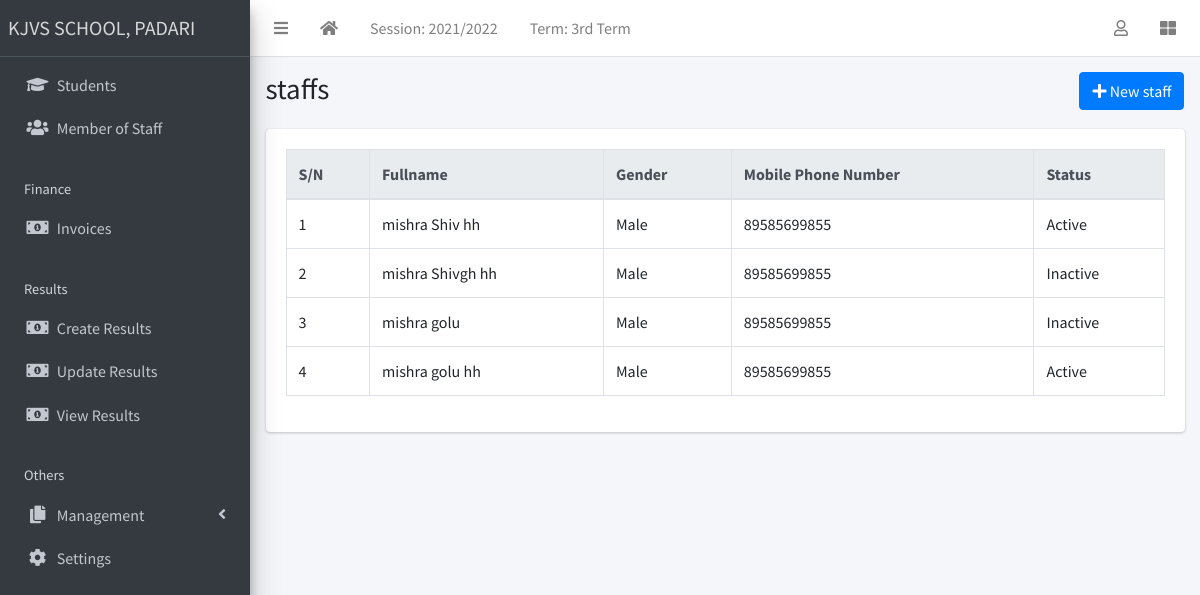
The app's page /staff/list/ (signed in) with its own data.
### apps/corecode/models.py (models this page shows, shortened)
class AcademicSession(models.Model):
    name = models.CharField(max_length=200, unique=True)
    current = models.BooleanField(default=True)
    class Meta:
        ordering = ["-name"]

class AcademicTerm(models.Model):
    name = models.CharField(max_length=20, unique=True)
    current = models.BooleanField(default=True)
    class Meta:
        ordering = ["name"]

class SiteConfig(models.Model):
    key = models.SlugField()
    value = models.CharField(max_length=200)

### apps/staffs/models.py (models this page shows, shortened)
class Staff(models.Model):
    STATUS = [("active", "Active"), ("inactive", "Inactive")]
    GENDER = [("male", "Male"), ("female", "Female")]
    current_status = models.CharField(max_length=10, choices=STATUS, default="active")
    surname = models.CharField(max_length=200)
    firstname = models.CharField(max_length=200)
    other_name = models.CharField(max_length=200, blank=True)
    gender = models.CharField(max_length=10, choices=GENDER, default="male")
    date_of_birth = models.DateField(default=timezone.now)
    date_of_admission = models.DateField(default=timezone.now)
    mobile_num_regex = RegexValidator(
        regex="^[0-9]{10,15}$", message="Entered mobile number isn't in a right format!"
    )
    mobile_number = models.CharField(
        validators=[mobile_num_regex], max_length=13, blank=True
    )
    address = models.TextField(blank=True)
    others = models.TextField(blank=True)

### apps/staffs/views.py (the view)
# urls.py: path("list/", StaffListView.as_view(), name="staff-list"),
class StaffListView(ListView):
    model = Staff

### apps/corecode/context_processors.py (called while the page is built)
def site_defaults(request):
    current_session = AcademicSession.objects.get(current=True)
    current_term = AcademicTerm.objects.get(current=True)
    vals = SiteConfig.objects.all()
    contexts = {
        "current_session": current_session.name,
        "current_term": current_term.name,
    }
    for val in vals:
        contexts[val.key] = val.value
    return contexts

### apps/staffs/templates/staffs/staff_list.html (shortened to what this page needs)
{% extends 'base.html' %}
{% block title %}staffs{% endblock title %}
{% block breadcrumb %}
<a class="btn btn-primary" href="{% url 'staff-create' %}"><i
    class="fas fa-plus"></i> New staff</a>
{% endblock breadcrumb %}
{% block content %}
  <table id="stafftable" class="table table-bordered table-hover">
    <thead class="thead-light">
      <tr>
        <th>S/N</th>
        <th>Fullname</th>
        <th>Gender</th>
        <th>Mobile Phone Number</th>
        <th>Status</th>
      </tr>
    </thead>
    <tbody>
      {% for staff in object_list %}
        <tr class='clickable-row' data-href="{% url 'staff-detail' staff.id %}">
          <td>{{ forloop.counter}}</td>
          <td>{{ staff.surname}} {{staff.firstname }} {{staff.other_name }}</td>
          <td>{{ staff.get_gender_display}}</td>
          <td>{{ staff.mobile_number}}</td>
          <td>{{ staff.get_current_status_display}}</td>
        </tr>
      {% endfor %}
    </tbody>
  </table>
{% endblock content %}

### templates/base.html (shortened to what this page needs)
{% load static %}
<!DOCTYPE html>
<html lang="en">
<head>
  <link rel="stylesheet" href="{% static 'plugins/fontawesome-free/css/all.min.css' %}">
  <link rel="stylesheet" href="{% static 'plugins/toastr/toastr.min.css' %}">
  <link rel="stylesheet"
    href="{% static 'plugins/overlayScrollbars/css/OverlayScrollbars.min.css' %}">
  <link rel="stylesheet" href="{% static 'plugins/Datatables/datatables.min.css' %}" />
  <link rel="stylesheet" href="{% static 'dist/css/adminlte.min.css' %}">
</head>
<body
  class="hold-transition sidebar-mini layout-fixed layout-navbar-fixed layout-footer-fixed">
  <div class="wrapper">
    <nav class="main-header navbar navbar-expand navbar-white navbar-light">
      <ul class="navbar-nav">
        <li class="nav-item">
          <a class="nav-link" data-widget="pushmenu" href="#" role="button"><i
              class="fas fa-bars"></i></a>
        </li>
        <li class="nav-item d-none d-sm-inline-block">
          <a href="{% url 'dashboard' %} " class="nav-link"><i class="fa fa-home"></i></a>
        </li>
        <li class="nav-item d-none d-sm-inline-block">
          <a href="{% url 'current-session' %}" class="nav-link">Session: {{ current_session }}</a>
        </li>
        <li class="nav-item d-none d-sm-inline-block">
          <a href="{% url 'current-session' %}" class="nav-link">Term: {{ current_term }}</a>
        </li>
      </ul>
      <ul class="navbar-nav ml-auto">
        <li class="nav-item dropdown">
          <a class="nav-link" data-toggle="dropdown" href="#">
            <i class="far fa-user"></i>
          </a>
        </li>
        <li class="nav-item">
          <a class="nav-link" data-widget="control-sidebar" data-slide="true"
            href="#" role="button"><i class="fas fa-th-large"></i></a>
        </li>
      </ul>
    </nav>
    <aside class="main-sidebar sidebar-dark-primary elevation-4">
      <a href="{% url 'home' %}" class="brand-link">{{ school_name | default:"MySchool" }}</a>
      <div class="sidebar">
        <nav class="mt-2">
          <ul class="nav nav-pills nav-sidebar flex-column"
            data-widget="treeview" role="menu" data-accordion="false">
            <li class="nav-item">
              <a href="{% url 'student-list' %}" class="nav-link">
                <i class="nav-icon fas fa-graduation-cap"></i>
                <p>
                  Students
                </p>
              </a>
            </li>
            <li class="nav-item">
              <a href="{% url 'staff-list' %}" class="nav-link">
                <i class="nav-icon fas fa-users"></i>
                <p>
                  Member of Staff
                </p>
              </a>
            </li>
            <li class="nav-header">Finance</li>
            <li class="nav-item">
              <a href="{% url 'invoice-list' %}" class="nav-link">
                <i class="nav-icon fas fa-money-bill-alt"></i>
                <p>
                  Invoices
                </p>
              </a>
            </li>
            <li class="nav-header">Results</li>
            <li class="nav-item">
              <a href="{% url 'create-result' %}" class="nav-link">
                <i class="nav-icon fas fa-money-bill-alt"></i>
                <p>
                  Create Results
                </p>
              </a>
            </li>
            <li class="nav-item">
              <a href="{% url 'edit-results' %}" class="nav-link">
                <i class="nav-icon fas fa-money-bill-alt"></i>
                <p>
                  Update Results
                </p>
              </a>
            </li>
            <li class="nav-item">
              <a href="{% url 'view-results' %}" class="nav-link">
                <i class="nav-icon fas fa-money-bill-alt"></i>
                <p>
                  View Results
                </p>
              </a>
            </li>
            <li class="nav-header">Others</li>
            <li class="nav-item has-treeview">
              <a href="#" class="nav-link">
                <i class="nav-icon fas fa-copy"></i>
                <p>
                  Management
                  <i class="fas fa-angle-left right"></i>
                </p>
              </a>
            </li>
            <li class="nav-item">
              <a href="{% url 'configs' %}" class="nav-link">
                <i class="nav-icon fas fa-cog"></i>
                <p>
                  Settings
                </p>
              </a>
            </li>
          </ul>
        </nav>
      </div>
    </aside>
    <div class="content-wrapper">
      <section class="content-header">
        <div class="container-fluid">
          <div class="row mb-1">
            <div class="col-sm-8">
              <h1>{% block title %}{% endblock title %}</h1>
            </div>
            <div class="col-sm-4">
              <ol class="breadcrumb float-sm-right">
                <li class="breadcrumb-item">{% block breadcrumb %}{% endblock breadcrumb %}</li>
              </ol>
            </div>
          </div>
        </div>
      </section>
      <section class="content">
        <div class="container-fluid">
          <div class="row">
            <div class="col-md-12">
              {% block fullcard %}
              <div class="card">
                <div class="card-body">
                  <div class="row">
                    <div class="col">
                      {% block content %}
                      {% endblock content %}
                    </div>
                  </div>
                </div>
              </div>
              {% endblock fullcard %}
            </div>
          </div>
        </div>
      </section>
    </div>
  </div>
</body>
</html>

### records on screen
AcademicSession: name "2021/2022"
AcademicTerm: name "3rd Term"
SiteConfig: value "KJVS SCHOOL, PADARI"
Staff: surname "mishra", firstname "Shiv", other_name "hh", gender "Male", mobile_number "89585699855", current_status "Active"
Staff: surname "mishra", firstname "Shivgh", other_name "hh", gender "Male", mobile_number "89585699855", current_status "Inactive"
Staff: surname "mishra", firstname "golu", gender "Male", mobile_number "89585699855", current_status "Inactive"
Staff: surname "mishra", firstname "golu", other_name "hh", gender "Male", mobile_number "89585699855", current_status "Active"
